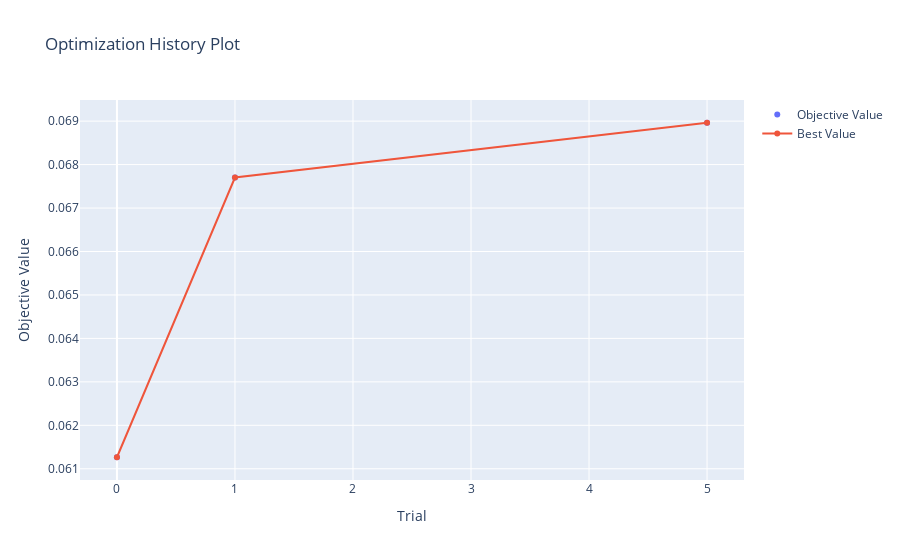

This figure's notebook cell:
### Code cell
optuna.visualization.plot_optimization_history(study)

### Figure 1 — Plotly figure (JSON) as saved in the notebook; plotly's stock layout.template omitted (floating-point values rounded to 4 significant figures)
{"data": [{"mode": "markers", "name": "Objective Value", "type": "scatter", "x": [0, 1, 5], "y": [0.06126, 0.0677, 0.06896]}, {"name": "Best Value", "type": "scatter", "x": [0, 1, 5], "y": [0.06126, 0.0677, 0.06896]}], "layout": {"title": {"text": "Optimization History Plot"}, "xaxis": {"title": {"text": "Trial"}}, "yaxis": {"title": {"text": "Objective Value"}}}}
